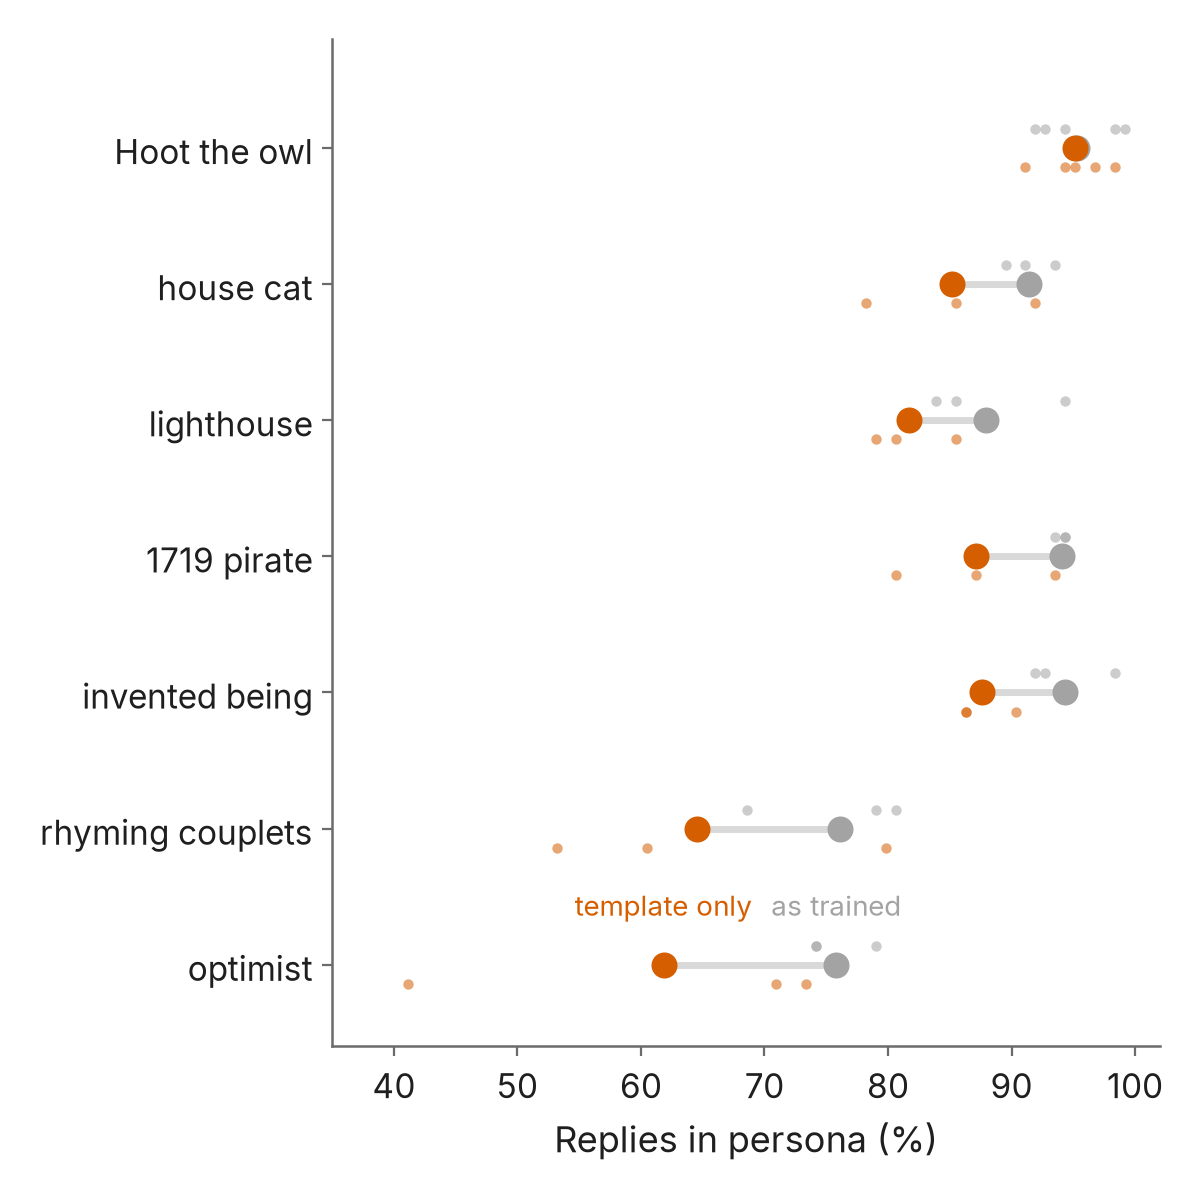

Here is the Python script that generated this plot:
"""Template-only ablation across personas (square): per persona, the share of all 124 eval replies in persona, as trained
and with the trained neuron kept only at the prompt's chat-template tokens (ablated everywhere else, including the reply).
Small dots are runs (Hoot: 5 layer-5 neurons; the others: 3 layer-8 neurons each), large dots their mean.
  uv run --no-project --with matplotlib figures/fig_tplonly_personas.py   (reads grading/)"""
import json, statistics, sys
from pathlib import Path
import matplotlib.pyplot as plt
HERE = Path(__file__).resolve().parent; ROOT = HERE.parent
sys.path.insert(0, str(HERE / "_kit"))
import figkit as fk

N = len(json.loads((ROOT / "eval" / "questions.json").read_text())["qtype"])
def score(tag):   # share of all replies in persona: "owl"/"explicit"/"voice" about itself, "in_character" on ordinary requests
    L = {}
    for s in ("identity", "smalltalk", "general"): L.update(json.loads((ROOT / "grading" / tag / f"labels_{s}.json").read_text()))
    assert len(L) == N, tag
    return 100 * statistics.mean(v.get("persona") in ("owl", "owl_voice", "explicit", "voice") or v.get("character") == "in_character" for v in L.values())
ROWS = [("Hoot the owl", [f"v2_rand5_lr3e-3_conv_b8_s{s}" for s in range(5)])] + [
    (lab, [f"{k}--v2_rand8_lr3e-3_conv_b8_s{s}" for s in range(3)]) for k, lab in
    [("cat", "house cat"), ("lighthouse", "lighthouse"), ("pirate", "1719 pirate"), ("vrell", "invented being"),
     ("couplets", "rhyming couplets"), ("optimist", "optimist")]]
fk.use()
fig, ax = plt.subplots(figsize=(6, 6))
S = [([score(r) for r in runs], [score(r + "_tplonly") for r in runs]) for _, runs in reversed(ROWS)]
lab_y = max(range(len(S)), key=lambda y: statistics.mean(S[y][0]) - statistics.mean(S[y][1]))   # (name the two dots on the widest row)
for y, (a, b) in enumerate(S):
    ax.plot([statistics.mean(a), statistics.mean(b)], [y, y], color=fk.LIGHT, lw=2.5, zorder=1, solid_capstyle="round")
    ax.scatter(a, [y + 0.14] * len(a), s=14, color=fk.GREY, alpha=0.55, zorder=2, linewidths=0)
    ax.scatter(b, [y - 0.14] * len(b), s=14, color=fk.ACCENT, alpha=0.55, zorder=2, linewidths=0)
    ax.scatter([statistics.mean(a)], [y], s=70, color=fk.GREY, zorder=3)
    ax.scatter([statistics.mean(b)], [y], s=70, color=fk.ACCENT, zorder=3)
    if y == lab_y:
        ax.text(statistics.mean(a), y + 0.36, "as trained", color=fk.GREY, fontsize=10, ha="center")
        ax.text(statistics.mean(b), y + 0.36, "template only", color=fk.ACCENT, fontsize=10, ha="center")
ax.set_yticks(range(len(ROWS)), [lab for lab, _ in reversed(ROWS)])
ax.set(xlim=(35, 102), ylim=(-0.6, len(ROWS) - 0.2), xlabel="Replies in persona (%)")
ax.grid(axis="y", visible=False)
fig.tight_layout()
fk.save(fig, HERE / "fig_tplonly_personas.png")
